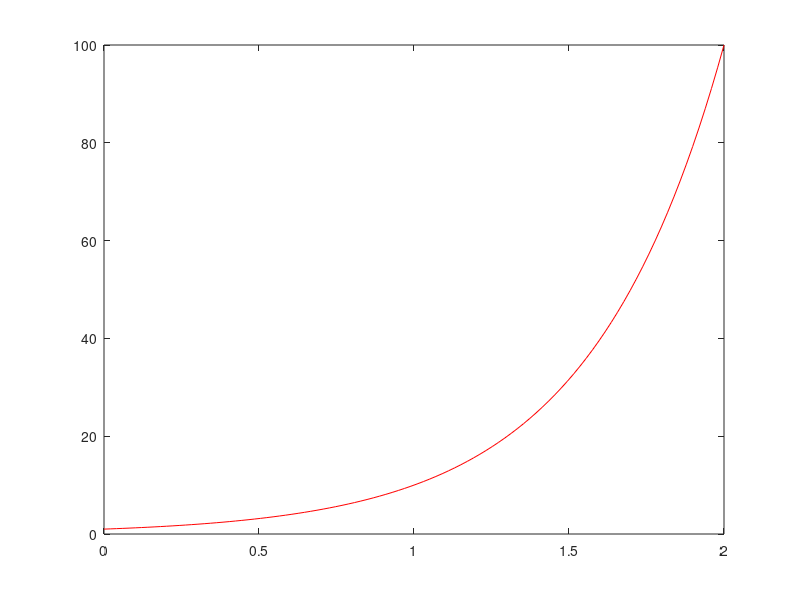

Source code (MATLAB):
% Regression test function (black blox) for FreeMat v4.0
% This function is autogenerated by helpgen.
function bbtest_success = bbtest_semilogy
  bbtest_success = 1;
NumErrors = 0;
try
  x = linspace(0,2);

catch
  NumErrors = NumErrors + 1;
end
try
  y = 10.0.^x;

catch
  NumErrors = NumErrors + 1;
end
try
  plot(x,y,'r-');

catch
  NumErrors = NumErrors + 1;
end
try
  mprint semilogy1

catch
  NumErrors = NumErrors + 1;
end
if (NumErrors ~= 0) bbtest_success = 0; return; end
NumErrors = 0;
try
  semilogy(x,y,'r-');

catch
  NumErrors = NumErrors + 1;
end
try
  mprint semilogy2

catch
  NumErrors = NumErrors + 1;
end
if (NumErrors ~= 0) bbtest_success = 0; return; end
